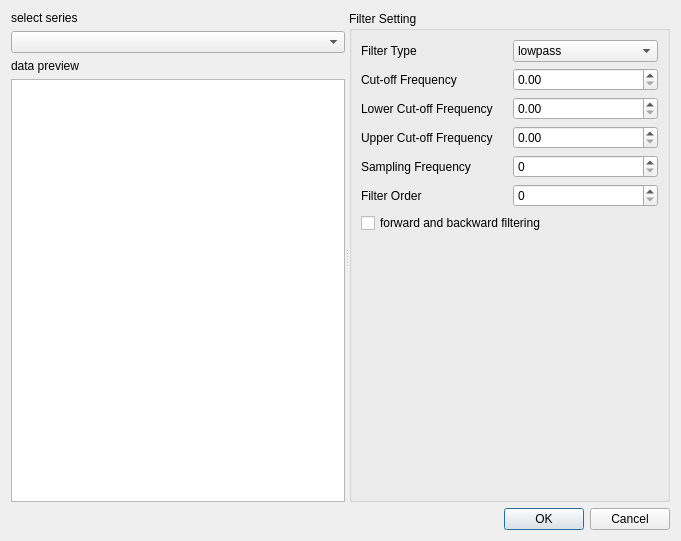
<?xml version="1.0" encoding="UTF-8"?>
<ui version="4.0">
 <class>DialogFilterSetting</class>
 <widget class="QDialog" name="DialogFilterSetting">
  <property name="geometry">
   <rect>
    <x>0</x>
    <y>0</y>
    <width>681</width>
    <height>541</height>
   </rect>
  </property>
  <property name="windowTitle">
   <string>Filter Setting</string>
  </property>
  <layout class="QVBoxLayout" name="verticalLayout_2">
   <item>
    <widget class="QSplitter" name="splitter">
     <property name="orientation">
      <enum>Qt::Horizontal</enum>
     </property>
     <widget class="QWidget" name="layoutWidget">
      <layout class="QVBoxLayout" name="verticalLayout">
       <item>
        <widget class="QLabel" name="label">
         <property name="text">
          <string>select series</string>
         </property>
        </widget>
       </item>
       <item>
        <widget class="DA::DADataManagerComboBox" name="comboBoxDataMgr"/>
       </item>
       <item>
        <widget class="QLabel" name="label_2">
         <property name="text">
          <string>data preview</string>
         </property>
        </widget>
       </item>
       <item>
        <widget class="QTableView" name="tableViewPreview"/>
       </item>
      </layout>
     </widget>
     <widget class="QGroupBox" name="groupBox">
      <property name="title">
       <string>Filter Setting</string>
      </property>
      <layout class="QGridLayout" name="gridLayout">
       <item row="7" column="0" colspan="2">
        <widget class="QCheckBox" name="fab_filter">
         <property name="text">
          <string>forward and backward filtering</string>
         </property>
        </widget>
       </item>
       <item row="0" column="1">
        <widget class="QComboBox" name="Filter_type_Box">
         <item>
          <property name="text">
           <string>lowpass</string>
          </property>
         </item>
         <item>
          <property name="text">
           <string>highpass</string>
          </property>
         </item>
         <item>
          <property name="text">
           <string>bandpass</string>
          </property>
         </item>
         <item>
          <property name="text">
           <string>bandstop</string>
          </property>
         </item>
        </widget>
       </item>
       <item row="9" column="1">
        <spacer name="verticalSpacer">
         <property name="orientation">
          <enum>Qt::Vertical</enum>
         </property>
         <property name="sizeHint" stdset="0">
          <size>
           <width>20</width>
           <height>40</height>
          </size>
         </property>
        </spacer>
       </item>
       <item row="5" column="0">
        <widget class="QLabel" name="Samp_freq_Label">
         <property name="text">
          <string>Sampling Frequency</string>
         </property>
        </widget>
       </item>
       <item row="6" column="0">
        <widget class="QLabel" name="Filter_order_Label">
         <property name="text">
          <string>Filter Order</string>
         </property>
        </widget>
       </item>
       <item row="5" column="1">
        <widget class="QDoubleSpinBox" name="Samp_freq_Box">
         <property name="decimals">
          <number>0</number>
         </property>
         <property name="maximum">
          <double>100000000000000003502199685943161173046080317798311825604870144.000000000000000</double>
         </property>
         <property name="singleStep">
          <double>32.000000000000000</double>
         </property>
        </widget>
       </item>
       <item row="1" column="1">
        <widget class="QDoubleSpinBox" name="Cutoff_freq_Box">
         <property name="decimals">
          <number>2</number>
         </property>
         <property name="maximum">
          <double>100000000000000003502199685943161173046080317798311825604870144.000000000000000</double>
         </property>
         <property name="singleStep">
          <double>32.000000000000000</double>
         </property>
        </widget>
       </item>
       <item row="4" column="1">
        <widget class="QDoubleSpinBox" name="L_Cutoff_freq_Box">
         <property name="decimals">
          <number>2</number>
         </property>
        </widget>
       </item>
       <item row="0" column="0">
        <widget class="QLabel" name="Filter_type_label">
         <property name="text">
          <string>Filter Type</string>
         </property>
        </widget>
       </item>
       <item row="6" column="1">
        <widget class="QSpinBox" name="Filter_order_Box"/>
       </item>
       <item row="1" column="0">
        <widget class="QLabel" name="Cutoff_freq_Label">
         <property name="text">
          <string>Cut-off Frequency</string>
         </property>
        </widget>
       </item>
       <item row="2" column="0">
        <widget class="QLabel" name="L_Cutoff_freq_Label">
         <property name="text">
          <string>Lower Cut-off Frequency</string>
         </property>
        </widget>
       </item>
       <item row="4" column="0">
        <widget class="QLabel" name="U_Cutoff_freq_Label">
         <property name="text">
          <string>Upper Cut-off Frequency</string>
         </property>
        </widget>
       </item>
       <item row="2" column="1">
        <widget class="QDoubleSpinBox" name="U_Cutoff_freq_Box">
         <property name="decimals">
          <number>2</number>
         </property>
        </widget>
       </item>
      </layout>
     </widget>
    </widget>
   </item>
   <item>
    <widget class="QDialogButtonBox" name="buttonBox">
     <property name="standardButtons">
      <set>QDialogButtonBox::Cancel|QDialogButtonBox::Ok</set>
     </property>
    </widget>
   </item>
  </layout>
 </widget>
 <customwidgets>
  <customwidget>
   <class>DA::DADataManagerComboBox</class>
   <extends>QComboBox</extends>
   <header>DADataManagerComboBox.h</header>
  </customwidget>
 </customwidgets>
 <resources/>
 <connections>
  <connection>
   <sender>buttonBox</sender>
   <signal>rejected()</signal>
   <receiver>DialogFilterSetting</receiver>
   <slot>reject()</slot>
   <hints>
    <hint type="sourcelabel">
     <x>573</x>
     <y>524</y>
    </hint>
    <hint type="destinationlabel">
     <x>36</x>
     <y>538</y>
    </hint>
   </hints>
  </connection>
 </connections>
</ui>
